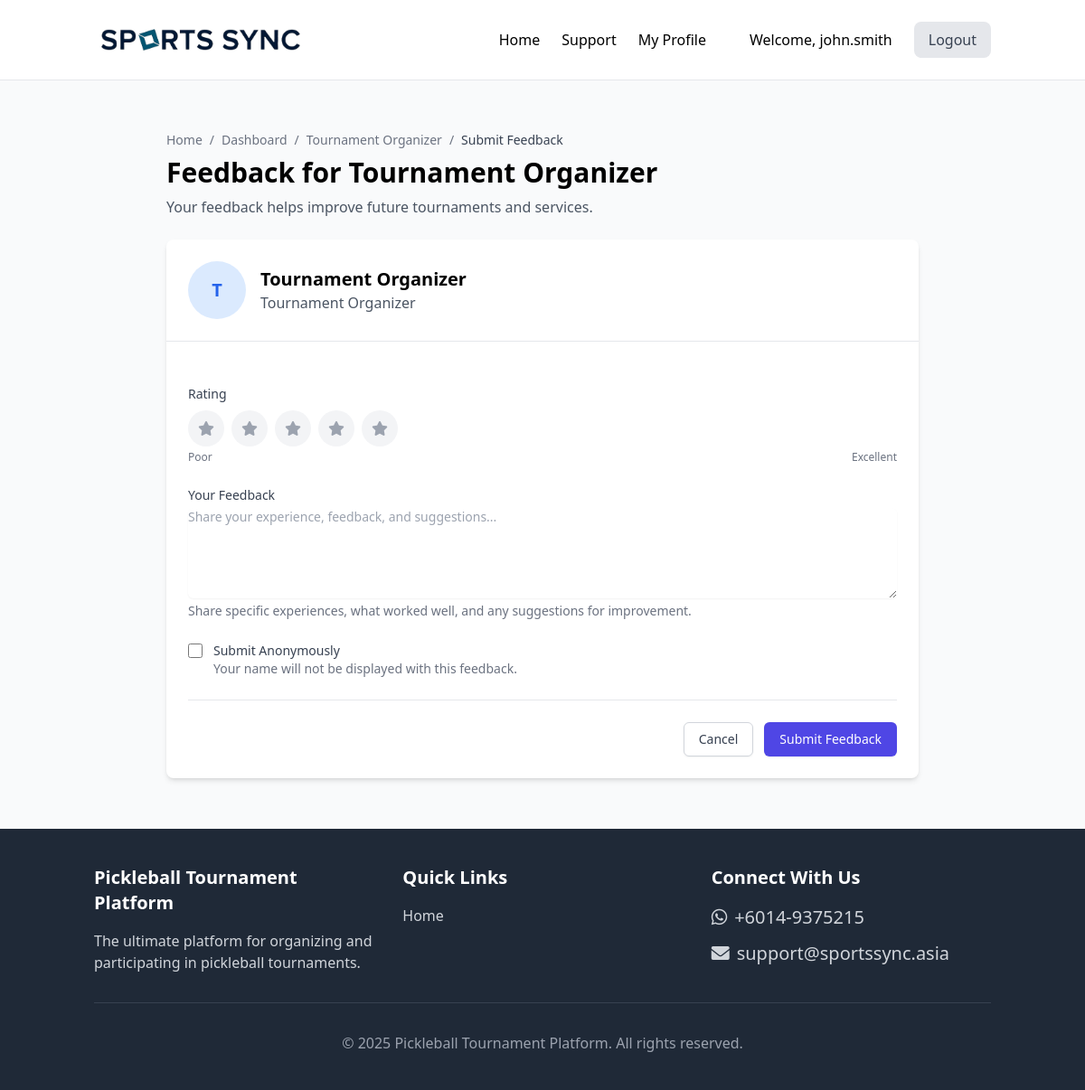
Screenshot of /player/submit_feedback/organizer/2 (signed in) with the database file from the repository.
### app/models/user_models.py (models this page shows, shortened)
class User(UserMixin, db.Model):
    __tablename__ = 'user' # Explicitly define table name if needed, though Flask-SQLAlchemy usually infers it
    id = db.Column(db.Integer, primary_key=True)
    full_name = db.Column(db.String(100))
    username = db.Column(db.String(64), index=True, unique=True, nullable=False)
    email = db.Column(db.String(120), index=True, unique=True, nullable=False)
    ic_number = db.Column(db.String(50), unique=True, nullable=True)
    phone = db.Column(db.String(20), nullable=True)
    password_hash = db.Column(db.String(128))
    role = db.Column(Enum(UserRole), default=UserRole.PLAYER)
    is_active = db.Column(db.Boolean, default=True)
    created_at = db.Column(db.DateTime, default=datetime.utcnow)
    digital_signature_hash = db.Column(db.String(128), nullable=True)
    player_profile = db.relationship('PlayerProfile', backref='user', uselist=False, cascade='all, delete-orphan')
    tournaments_organized = db.relationship('Tournament', backref='organizer', lazy='dynamic')
    submitted_tickets = db.relationship('SupportTicket', foreign_keys='SupportTicket.submitter_id', backref='submitter', lazy='dynamic')
    ticket_responses = db.relationship('TicketResponse', backref='user', lazy='dynamic')
    payment_verifications = db.relationship('Registration', foreign_keys='Registration.payment_verified_by', backref='verifier', lazy='dynamic')
    def is_admin(self):
        return self.role == UserRole.ADMIN
    def is_player(self):
        return self.role == UserRole.PLAYER

### app/player/feedback_routes.py (the view, shortened to what this page needs)
@bp.route('/submit_feedback/organizer/<int:organizer_id>', methods=['GET', 'POST'])
@login_required
@player_required
def submit_organizer_feedback(organizer_id):
    organizer = User.query.filter_by(id=organizer_id, role=UserRole.ORGANIZER).first_or_404()
    existing_feedback = Feedback.query.filter_by(
        user_id=current_user.id,
        organizer_id=organizer_id
    ).first()
    if existing_feedback:
        flash('You have already submitted feedback for this organizer. You can edit your existing feedback instead.', 'info')
        return redirect(url_for('player.edit_feedback', feedback_id=existing_feedback.id))
    form = FeedbackForm()
    form.organizer_id.data = organizer_id
    return render_template('player/submit_feedback.html',
                          title=f'Feedback for {organizer.username}',
                          form=form,
                          organizer=organizer)

### app/player/feedback_forms.py (shortened to what this page needs)
class FeedbackForm(FlaskForm):
    tournament_id = HiddenField('Tournament ID')
    organizer_id = HiddenField('Organizer ID')
    rating = SelectField('Rating',
                      choices=[(1, '1 - Poor'), (2, '2 - Below Average'), (3, '3 - Average'),
                               (4, '4 - Good'), (5, '5 - Excellent')],
                      coerce=int,
                      validators=[DataRequired()])
    comment = TextAreaField('Comment',
                        validators=[Optional(), Length(max=1000, message="Comment must be less than 1000 characters")],
                        render_kw={"placeholder": "Share your experience, feedback, and suggestions...", "rows": 5})
    is_anonymous = BooleanField('Submit Anonymously', default=False,
                             description="Your name will not be displayed with this feedback")
    submit = SubmitField('Submit Feedback')

### app/models/user_models.py (called while the page is built)
@login.user_loader
def load_user(id):
    return User.query.get(int(id))

### app/templates/player/submit_feedback.html (shortened to what this page needs)
{% extends "base.html" %}
{% block content %}
<div class="max-w-4xl mx-auto px-4 sm:px-6 lg:px-8 py-8">
    <div class="mb-6">
        <div class="flex items-center gap-2 text-gray-500 text-sm mb-2">
            <a href="{{ url_for('main.index') }}" class="hover:text-blue-600">Home</a>
            <span>/</span>
            <a href="{{ url_for('player.dashboard') }}" class="hover:text-blue-600">Dashboard</a>
            <span>/</span>
            {% if tournament %}
            <a href="{{ url_for('main.tournament_detail', id=tournament.id) }}" class="hover:text-blue-600">{{ tournament.name }}</a>
            {% else %}
            <a href="{{ url_for('main.organizer_detail', id=organizer.id) }}" class="hover:text-blue-600">{{ organizer.full_name }}</a>
            {% endif %}
            <span>/</span>
            <span class="text-gray-700">Submit Feedback</span>
        </div>
        <h1 class="text-3xl font-bold mb-2">
            {% if tournament %}
            Feedback for {{ tournament.name }}
            {% else %}
            Feedback for {{ organizer.full_name }}
            {% endif %}
        </h1>
        <p class="text-gray-600">
            Your feedback helps improve future tournaments and services.
        </p>
    </div>
    <div class="bg-white shadow-md rounded-lg overflow-hidden">
        <div class="p-6 border-b border-gray-200">
            <div class="flex items-center">
                {% if tournament %}
                    {% if tournament.logo %}
                        <img src="{{ tournament.logo }}" alt="{{ tournament.name }}" class="h-16 w-16 object-contain rounded-lg mr-4">
                    {% else %}
                        <div class="h-16 w-16 bg-indigo-100 rounded-lg flex items-center justify-center mr-4">
                            <span class="text-indigo-600 text-xl font-bold">{{ tournament.name[:1] }}</span>
                        </div>
                    {% endif %}
                    <div>
                        <h2 class="text-xl font-semibold">{{ tournament.name }}</h2>
                        <p class="text-gray-600">{{ tournament.location }}</p>
                        <p class="text-gray-600">
                            {{ tournament.start_date.strftime('%b %d') }} - {{ tournament.end_date.strftime('%b %d, %Y') }}
                        </p>
                    </div>
                {% else %}
                    <div class="h-16 w-16 bg-blue-100 rounded-full flex items-center justify-center mr-4">
                        <span class="text-blue-600 text-xl font-bold">{{ organizer.full_name[:1] }}</span>
                    </div>
                    <div>
                        <h2 class="text-xl font-semibold">{{ organizer.full_name }}</h2>
                        <p class="text-gray-600">Tournament Organizer</p>
                    </div>
                {% endif %}
            </div>
        </div>
        <form method="POST" class="p-6 space-y-6">
            <div class="space-y-6">
                <div>
                    <label for="rating" class="block text-sm font-medium text-gray-700 mb-2">Rating</label>
                    <div class="flex items-center space-x-2">
                        {% for value in range(1, 6) %}
                            <div class="rating-option">
                                <label for="star{{ value }}"
                                      class="cursor-pointer flex items-center justify-center w-10 h-10 rounded-full
                                              peer-checked:bg-yellow-400 peer-checked:text-white
                                              bg-gray-100 text-gray-400 hover:bg-yellow-50 hover:text-yellow-400
                                              transition-colors">
                                    <i class="fas fa-star"></i>
                                </label>
                            </div>
                        {% endfor %}
                    </div>
                    <div class="flex justify-between mt-1 text-gray-500 text-xs">
                        <span>Poor</span>
                        <span>Excellent</span>
                    </div>
                </div>
                <div>
                    <label for="comment" class="block text-sm font-medium text-gray-700">Your Feedback</label>
                    <div class="mt-1">
                        {{ form.comment(class="shadow-sm focus:ring-indigo-500 focus:border-indigo-500 block w-full sm:text-sm border-gray-300 rounded-md", rows=5) }}
                    </div>
                    <p class="mt-1 text-sm text-gray-500">
                        Share specific experiences, what worked well, and any suggestions for improvement.
                    </p>
                </div>
                <div class="flex items-start">
                    <div class="flex items-center h-5">
                        {{ form.is_anonymous(class="focus:ring-indigo-500 h-4 w-4 text-indigo-600 border-gray-300 rounded") }}
                    </div>
                    <div class="ml-3 text-sm">
                        <label for="is_anonymous" class="font-medium text-gray-700">Submit Anonymously</label>
                        <p class="text-gray-500">Your name will not be displayed with this feedback.</p>
                    </div>
                </div>
            </div>
            <div class="flex justify-end pt-6 border-t border-gray-200 space-x-3">
                {% if tournament %}
                <a href="{{ url_for('main.tournament_detail', id=tournament.id) }}"
                   class="px-4 py-2 border border-gray-300 shadow-sm text-sm font-medium rounded-md text-gray-700 bg-white hover:bg-gray-50">
                    Cancel
                </a>
                {% else %}
                <a href="{{ url_for('main.organizer_detail', id=organizer.id) }}"
                   class="px-4 py-2 border border-gray-300 shadow-sm text-sm font-medium rounded-md text-gray-700 bg-white hover:bg-gray-50">
                    Cancel
                </a>
                {% endif %}
                {{ form.submit(class="px-4 py-2 border border-transparent shadow-sm text-sm font-medium rounded-md text-white bg-indigo-600 hover:bg-indigo-700") }}
            </div>
        </form>
    </div>
</div>
{% endblock %}

### app/templates/base.html (shortened to what this page needs)
<!DOCTYPE html>
<html lang="en">
<head>
    <script src="https://cdn.tailwindcss.com"></script>
    <link rel="stylesheet" href="https://cdnjs.cloudflare.com/ajax/libs/font-awesome/6.0.0/css/all.min.css">
    <link rel="stylesheet" href="{{ url_for('static', filename='css/main.css') }}">
</head>
<body class="bg-gray-50 min-h-screen flex flex-col">
    <header class="bg-white border-b border-gray-200">
        <div class="container mx-auto px-4 py-4">
            <div class="flex items-center justify-between py-2 pl-2">
                <a href="{{ url_for('main.index') }}" class="text-2xl font-bold text-blue-900 flex items-center">
                    <img src="{{ url_for('static', filename='images/logo.png') }}" alt="Sports Sync" class="h-6 mr-2">
                </a>
                <div class="hidden md:flex items-center space-x-6">
                    <nav class="flex space-x-6 mr-6">
                        <a href="{{ url_for('main.index') }}" class="font-medium hover:text-blue-600">Home</a>
                        <a href="{{ url_for('support.my_tickets') }}" class="font-medium hover:text-blue-600">Support</a>
                        {% if current_user.is_authenticated %}
                            {% if current_user.is_player() %}
                                <a href="{{ url_for('player.dashboard') }}" class="font-medium hover:text-blue-600">My Profile</a>
                            {% elif current_user.is_organizer() %}
                                <a href="{{ url_for('organizer.dashboard') }}" class="font-medium hover:text-blue-600">Organize</a>
                            {% elif current_user.is_admin() %}
                                <a href="{{ url_for('admin.dashboard') }}" class="font-medium hover:text-blue-600">Admin</a>
                            {% endif %}
                        {% endif %}
                    </nav>
                    {% if current_user.is_authenticated %}
                        <span class="mr-2">Welcome, {{ current_user.username }}</span>
                        <a href="{{ url_for('auth.logout') }}" class="px-4 py-2 bg-gray-200 text-gray-700 rounded-lg hover:bg-gray-300">Logout</a>
                    {% else %}
                        <a href="{{ url_for('auth.login') }}" class="px-5 py-2 bg-blue-700 hover:bg-blue-800 text-white rounded-md text-sm font-medium">Sign In</a>
                        <a href="{{ url_for('auth.register') }}" class="hidden px-5 py-2 bg-yellow-400 hover:bg-yellow-500 text-blue-900 rounded-md text-sm font-medium">Register</a>
                    {% endif %}
                </div>
            </div>
        </div>
    </header>
    <main class="flex-grow container mx-auto px-4 py-6">
        {% block content %}{% endblock %}
    </main>
    <footer class="bg-gray-800 text-white py-10">
        <div class="container mx-auto px-4">
            <div class="grid grid-cols-1 md:grid-cols-3 gap-8">
                <div>
                    <h3 class="text-xl font-bold mb-4">Pickleball Tournament Platform</h3>
                    <p class="text-gray-300">The ultimate platform for organizing and participating in pickleball tournaments.</p>
                </div>
                <div>
                    <h3 class="text-xl font-bold mb-4">Quick Links</h3>
                    <ul class="space-y-2">
                        <li><a href="{{ url_for('main.index') }}" class="text-gray-300 hover:text-white">Home</a></li>
                    </ul>
                </div>
                <div>
                    <h3 class="text-xl font-bold mb-4">Connect With Us</h3>
                    <div class="flex flex-col space-y-3">
                        <a href="https://wa.link/4dn5ic" target="_blank" class="text-gray-300 hover:text-white text-xl flex items-center">
                            <i class="fab fa-whatsapp mr-2"></i> +6014-9375215
                        </a>
                        <a href="mailto:support@sportssync.asia" target="_blank" class="text-gray-300 hover:text-white text-xl flex items-center">
                            <i class="fas fa-envelope mr-2"></i> support@sportssync.asia
                        </a>
                    </div>
                </div>
            </div>
            <div class="mt-8 pt-8 border-t border-gray-700 text-center text-gray-400">
                <p>&copy; {{ now.year if now else 2025 }} Pickleball Tournament Platform. All rights reserved.</p>
            </div>
        </div>
    </footer>
</body>
</html>

### rows the page displays
User: username "john.smith"
User: full_name "Tournament Organizer", full_name "T"

### other values shown
{{ now.year if now else 2025 }} "2025"
